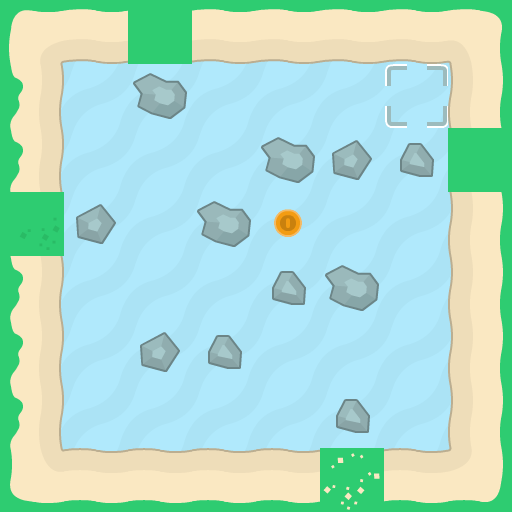

A 2D game scene composited from a Tiled map and its tileset images. What follows is a short description and the map's XML, with every tile layer's data as written:
An orthogonal 8x8 tile map with 64x64 px tiles, 4 tile layers (background, walls, foreground, objects).

<map version="1.10" tiledversion="1.11.2" orientation="orthogonal" renderorder="right-down" width="8" height="8" tilewidth="64" tileheight="64" infinite="0" nextlayerid="6" nextobjectid="1">
 <properties>
  <property name="character_bottom" value="[[16,0]]" />
  <property name="character_left" value="[[16,3]]" />
  <property name="character_right" value="[[16,2]]" />
  <property name="character_top" value="[[16,1]]" />
 </properties>
 <tileset firstgid="1" source="tiles_sheet.tsx" />
 <layer id="4" name="background" width="8" height="8">
  <data encoding="csv">
77,77,77,77,77,77,77,77,
77,77,77,77,77,77,77,77,
77,77,77,77,77,77,77,77,
77,77,77,77,77,77,77,77,
77,77,77,77,77,77,77,77,
77,77,77,77,77,77,77,77,
77,77,77,77,77,77,77,77,
77,77,77,77,77,77,77,77
</data>
 </layer>
 <layer id="1" name="walls" width="8" height="8">
  <data encoding="csv">
38,58,24,58,58,58,58,39,
43,0,53,0,0,0,0,23,
43,0,0,0,53,54,52,24,
42,54,0,53,0,0,0,23,
43,0,0,0,52,53,0,23,
43,0,54,52,0,0,0,23,
43,0,0,0,0,52,0,23,
55,7,7,7,7,25,7,56
</data>
 </layer>
 <layer id="5" name="foreground" width="8" height="8">
  <data encoding="csv">
0,0,0,0,0,0,0,0,
0,0,0,0,0,0,0,0,
0,0,0,0,0,0,0,0,
0,0,0,0,0,0,0,0,
0,0,0,0,0,0,0,0,
0,0,0,0,0,0,0,0,
0,0,0,0,0,0,0,0,
0,0,0,0,0,0,0,0
</data>
 </layer>
 <layer id="3" name="objects" width="8" height="8">
  <data encoding="csv">
0,0,0,0,0,0,0,0,
0,0,0,0,0,0,102,0,
0,0,0,0,0,0,0,0,
0,0,0,0,85,0,0,0,
0,0,0,0,0,0,0,0,
0,0,0,0,0,0,0,0,
0,0,0,0,0,0,0,0,
0,0,0,0,0,0,0,0
</data>
 </layer>
</map>
